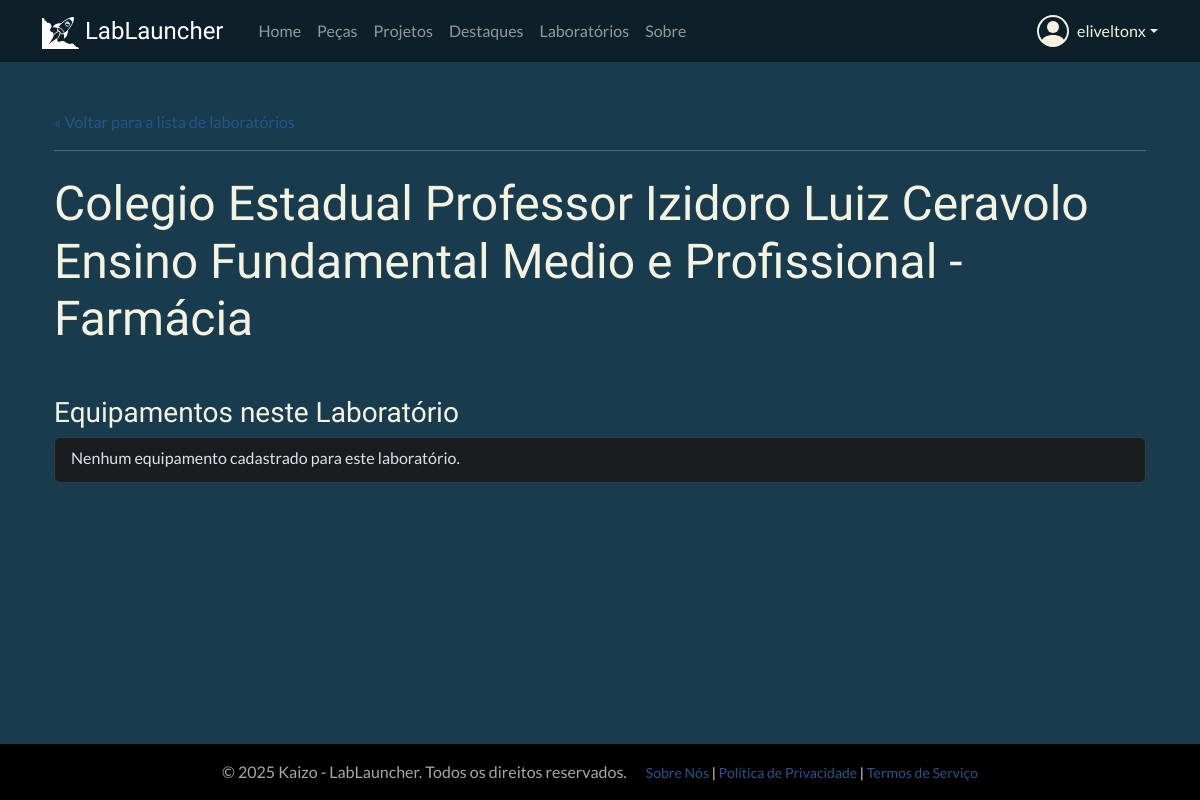
Screenshot of /inventory/labs/139/ (signed in) with the database file from the repository.
### users/models.py (models this page shows, shortened)
class CustomUser(AbstractUser):
    profile_picture = models.ImageField(
        upload_to='profile_pics/',
        storage=storage_para_usar,
        null=True,
        blank=True,
        verbose_name='Foto do Perfil'
    )
    is_approved = models.BooleanField(
        default=False,
        verbose_name='Aprovado pela Curadoria',
        help_text='Indica se o usuário foi aprovado para acessar o conteúdo.'
    )
    groups = models.ManyToManyField(
        Group,
        verbose_name='groups',
        blank=True,
        help_text='The groups this user belongs to. A user will get all permissions granted to each of their groups.',
        related_name="customuser_set", # Nome único para o acesso reverso
        related_query_name="user",
    )
    user_permissions = models.ManyToManyField(
        Permission,
        verbose_name='user permissions',
        blank=True,
        help_text='Specific permissions for this user.',
        related_name="customuser_set", # Nome único para o acesso reverso
        related_query_name="user",
    )

### inventory/models.py (models this page shows, shortened)
class Laboratorio(models.Model):
    STATUS_CHOICES = (
        ('ok', 'OK'),
        ('projeto', 'Em Projeto'),
        ('instalacao', 'Em Instalação'),
        ('manutencao', 'Em Manutenção'),
    )
    name = models.CharField(max_length=200, verbose_name="Nome do Laboratório")
    endereco = models.CharField(max_length=255, blank=True, verbose_name="Endereço")
    numero = models.CharField(max_length=20, blank=True, verbose_name="Número")
    uf = models.CharField(max_length=2, blank=True, verbose_name="UF")
    telefone = models.CharField(max_length=20, blank=True, verbose_name="Telefone")
    description = models.TextField(blank=True, verbose_name="Descrição")
    created_at = models.DateTimeField(auto_now_add=True)
    latitude = models.FloatField(null=True, blank=True)
    longitude = models.FloatField(null=True, blank=True)
    status = models.CharField(max_length=20, choices=STATUS_CHOICES, default='projeto', verbose_name="Status")
    lab_type = models.ForeignKey(
        LaboratorioType,
        on_delete=models.SET_NULL,
        null=True, blank=True,
        related_name="laboratorios",
        verbose_name="Tipo de Laboratório"
    )
    inspectors = models.ManyToManyField(
        settings.AUTH_USER_MODEL,
        blank=True,
        related_name="inspected_labs",
        limit_choices_to={'is_staff': True}
    )

### inventory/views.py (the view)
# urls.py: path('labs/<int:pk>/', LaboratorioDetailView.as_view(), name='lab-detail'),
class LaboratorioDetailView(LoginRequiredMixin, DetailView):
    model = Laboratorio
    template_name = 'inventory/lab_detail.html'
    context_object_name = 'lab' # Nome do objeto no template

### inventory/templates/inventory/lab_detail.html (shortened to what this page needs)
{% extends "base.html" %}
{% block content %}
<div class="container mt-4">
    <a href="{% url 'inventory:lab-list' %}">&laquo; Voltar para a lista de laboratórios</a>
    <hr>
    <h1 class="display-5 mt-4">{{ lab.name }}</h1>
    <h3 class="mt-5">Equipamentos neste Laboratório</h3>
    <div class="list-group">
        {% for instance in lab.equipments.all %}
            <div class="list-group-item list-group-item-action list-group-item-dark flex-column align-items-start">
                <div class="d-flex w-100 justify-content-between">
                    <h5 class="mb-1">{{ instance.equipment_type.name }}</h5>
                    <small>Status: <span class="badge rounded-pill text-bg-success">{{ instance.get_status_display }}</span></small>
                </div>
                <p class="mb-1">Marca: {{ instance.equipment_type.brand }}</p>
                <small>Número de Série: {{ instance.serial_number|default:"Não informado" }}</small>
                {% if instance.equipment_type.technical_manual %}
                    <br><a href="{{ instance.equipment_type.technical_manual.url }}" class="btn btn-sm btn-outline-info mt-2" target="_blank">Ver Manual Técnico</a>
                {% endif %}
            </div>
        {% empty %}
            <div class="list-group-item list-group-item-dark">
                <p class="mb-1">Nenhum equipamento cadastrado para este laboratório.</p>
            </div>
        {% endfor %}
    </div>
</div>
{% endblock %}

### templates/base.html (shortened to what this page needs)
{% load static %}
<!DOCTYPE html>
<html lang="pt-br" data-bs-theme="dark">
<head>
    <link href="https://cdn.jsdelivr.net/npm/bootstrap@5.3.3/dist/css/bootstrap.min.css" rel="stylesheet">
    <link rel="stylesheet" href="{% static 'css/custom.css' %}">
</head>
<body class="d-flex flex-column min-vh-100">
    {% block header %}
    <header class="mb-4">
        <nav class="navbar navbar-expand-lg navbar-dark" style="background-color:rgba(0, 0, 0, 0.46);">
            <div class="container">
                <a class="navbar-brand fs-4" style="font-family: 'Exo 2', sans-serif; margin-right: 4rem;" href="{% url 'home' %}"><img src="/static/images/logos/lablauncher.svg" alt="logo LabLauncher" style="max-height: 2rem;"> LabLauncher</a>
                <div class="collapse navbar-collapse" id="navbarNav">
                    <ul class="navbar-nav me-auto mb-2 mb-lg-0">
                        <li class="nav-item"><a class="nav-link" href="{% url 'kaizo_view' %}">Home</a></li>
                        <li class="nav-item"><a class="nav-link" href="{% url 'catalog:part-list' %}">Peças</a></li>
                        <li class="nav-item"><a class="nav-link" href="{% url 'catalog:project-list' %}">Projetos</a></li>
                        <li class="nav-item"><a class="nav-link" href="{% url 'hall-of-fame' %}">Destaques</a></li>
                        <li class="nav-item"><a class="nav-link" href="{% url 'inventory:landing' %}">Laboratórios</a></li>
                        <li class="nav-item"><a class="nav-link" href="{% url 'static_page' 'sobre-nos' %}">Sobre</a></li>
                    </ul>
                    <div class="d-flex">
                        {% if user.is_authenticated %}
                            <div class="nav-item dropdown">
                                <a class="nav-link dropdown-toggle d-flex align-items-center" href="#" role="button" data-bs-toggle="dropdown" aria-expanded="false">
                                    {{ user.username }}
                                </a>
                            </div>
                        {% else %}
                            <a href="{% url 'account_login' %}" class="btn btn-accent">Login</a>
                        {% endif %}
                    </div>
                </div>
            </div>
        </nav>
    </header>
    {% endblock %}
    <main class="container flex-grow-1">
        {% block content %}{% endblock %}
    </main>
    <br>
    <footer class="mt-auto py-3" style="background-color: #000;">
        <div class="container text-center">
            <span class="text-muted">© {% now "Y" %} Kaizo - LabLauncher. Todos os direitos reservados.</span>
            <small class="ms-3">
                <a href="{% url 'static_page' 'sobre-nos' %}">Sobre Nós</a> |
                <a href="{% url 'static_page' 'politica-de-privacidade' %}">Política de Privacidade</a> |
                <a href="{% url 'static_page' 'termos-de-servico' %}">Termos de Serviço</a>
            </small>
        </div>
    </footer>
</body>
</html>

### static/css/custom.css (style rules this page uses)
body { background-color: #183b4e; color: #f3f3e0; font-family: 'Lato', sans-serif; }
h1, h2, h3, h4, h5, h6 { font-family: 'Exo 2', sans-serif; color: #f3f3e0; }
a { color: #27548a; text-decoration: none; }

### rows the page displays
CustomUser: username "eliveltonx"
Laboratorio: name "Colegio Estadual Professor Izidoro Luiz Ceravolo Ensino Fundamental Medio e Profissional - Farmácia"
